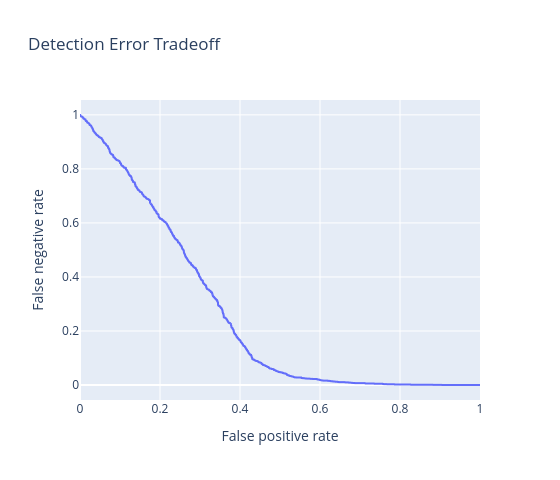

Notebook code for this chart:
### Markdown cell above
## Detection Error Tradeoff (DET)

`det_curve` returns `(threshold, fpr, fnr)` — false-positive vs false-negative
rate. Mirrors `sklearn.metrics.det_curve` (the trivial endpoints are omitted), and
is usually viewed on probit-scaled axes.

### Code cell
from polarbearings import det_curve

det = det_curve(df, "y", "score").collect()

fig = px.line(
    det, x="fpr", y="fnr", hover_data=["threshold"],
    title="Detection Error Tradeoff",
    labels={"fpr": "False positive rate", "fnr": "False negative rate"},
)
fig.update_layout(width=560, height=480)
fig

### Figure 1 — Plotly figure (JSON) as saved in the notebook; plotly's stock layout.template omitted (floating-point values rounded to 4 significant figures; data arrays with more than 128 entries replaced by an {"elided": "..."} marker saying what was removed)
{"data": [{"customdata": {"elided": "4000x1 float values"}, "hovertemplate": "False positive rate=%{x}<br>False negative rate=%{y}<br>threshold=%{customdata[0]}<extra></extra>", "legendgroup": "", "line": {"color": "#636efa", "dash": "solid"}, "marker": {"symbol": "circle"}, "mode": "lines", "name": "", "showlegend": false, "type": "scattergl", "x": {"elided": "4000 float values"}, "xaxis": "x", "y": {"elided": "4000 float values"}, "yaxis": "y"}], "layout": {"height": 480, "legend": {"tracegroupgap": 0}, "title": {"text": "Detection Error Tradeoff"}, "width": 560, "xaxis": {"anchor": "y", "domain": [0.0, 1.0], "title": {"text": "False positive rate"}}, "yaxis": {"anchor": "x", "domain": [0.0, 1.0], "title": {"text": "False negative rate"}}}}
